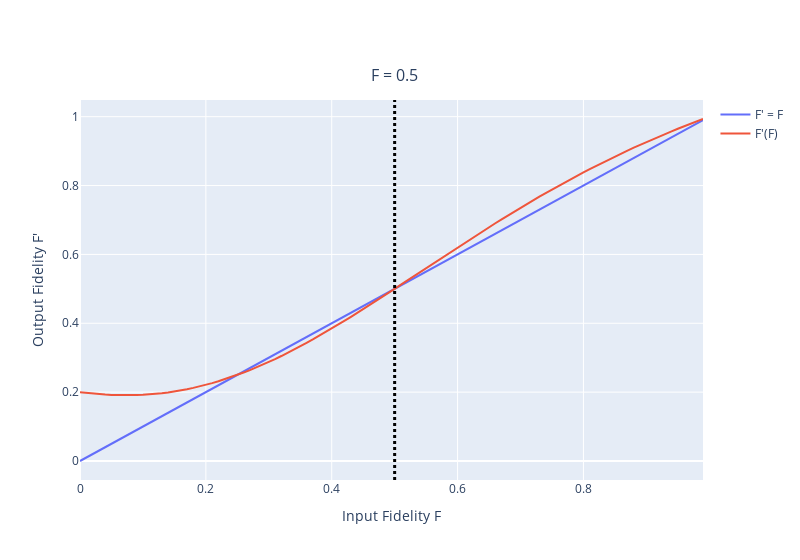

Source (notebook cell):
### Markdown cell above
The output fidelity $F'$ is larger than the input fidelity for $1/2 < F < 1$, which you can see very well when plotting the function $F'(F)$:

### Code cell
F_in = np.arange(0.0, 1.0, 0.01)
fig = go.Figure()

fig.add_trace(go.Scatter(x=F_in, y=F_in,
                    mode='lines',
                    name="F' = F"))
fig.add_trace(go.Scatter(x=F_in, y=output_fidelity(F_in),
                    mode='lines',
                    name="F'(F)"))

fig.update_layout(
    xaxis_title='Input Fidelity F',
    yaxis_title="Output Fidelity F'",
    width=800,
    shapes=[
        dict(
            type="line",
            xref="x", yref="paper",
            x0=0.5, y0=0, x1=0.5, y1=1,
            line=dict(color="black", width=3, dash="dot")
        )
    ],
    annotations=[
        dict(
            x=0.5, y=1.1, xref="x", yref="paper",
            showarrow=False,
            text="F = 0.5",
            font=dict(size=16)
        )
    ]
)

fig.show()
